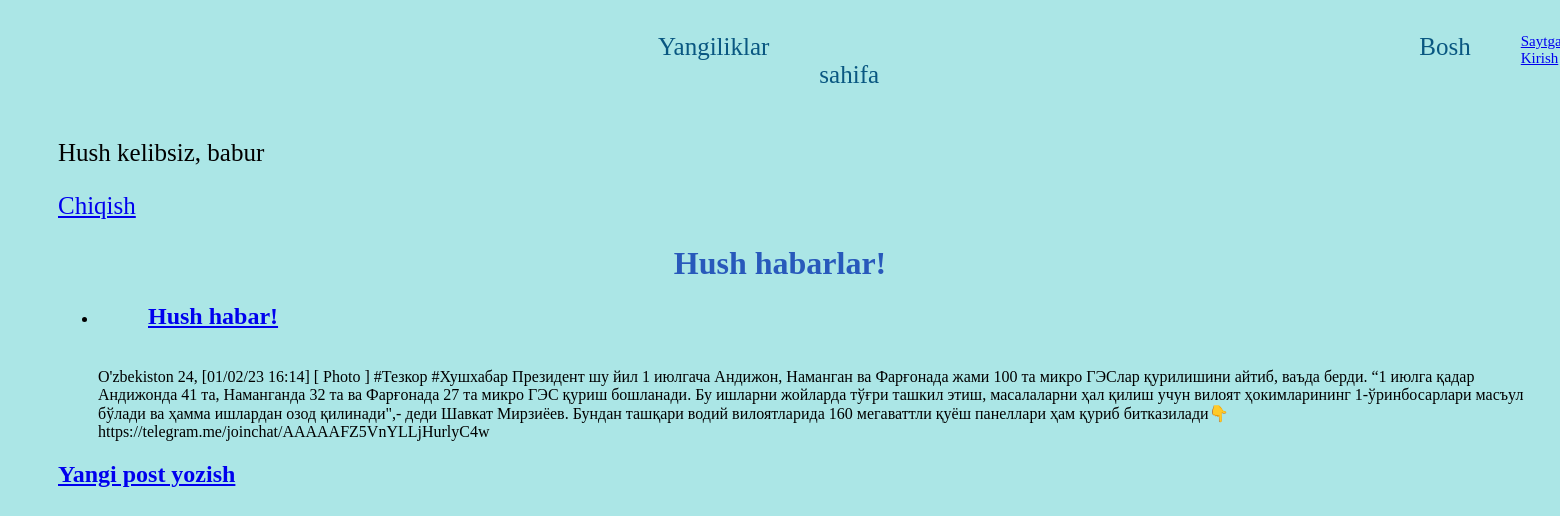
Screenshot of / (signed in) with the database file from the repository.
### project/models.py (models this page shows, shortened)
class Post(models.Model):
    title=models.CharField(max_length=150)
    text=models.TextField()

### project/views.py (the view)
# urls.py: path('',HomePageView.as_view(),name='home'),
class HomePageView(ListView):
    model=Post
    template_name='home.html'

### templates/home.html (shortened to what this page needs)
<html lang="en">
    <head>
    </head>
<body>
{% extends 'base.html' %}
{% block content %}
<h1>Hush habarlar!</h1>
<ul>
    {% for post in object_list %}
        <li><h2><a href="{% url 'post_detail' post.pk %}">{{ post.title }}</a></h2></br>{{ post.text }}</br></li>
    {% endfor %}
</ul>
{% endblock content %}

### templates/base.html (shortened to what this page needs)
{% load static %}
<html lang="en">
    <head>
    <link rel="stylesheet" href="{% static 'css/base.css' %}">
    </head>
<body>
<header>
    <div class='divs'>
<p><a href="{% url 'homes' %}" class='hrg'>Yangiliklar</a></p>
<p><a href="{% url 'home' %}" class='hrg'>Bosh sahifa</a></p>
<p>
    <a href="{% url 'login' %}" class='hrj'>Saytga Kirish</a></p>
    </div>
</header>
{% if user.is_authenticated %}
    <p>Hush kelibsiz, {{ user.username }} </p>
    <p><a href="{% url 'logout' %}">Chiqish</a></p>
{% endif %}
<div>
    {% block content %}
    {% endblock content %}
</div>
<footer>
    <h2><a href="{% url 'blog_create' %}">Yangi post yozish</a></h2>
</footer>
</body>
</html>

### static/css/base.css (style rules this page uses)
* { background-color: rgb(171, 230, 230); }
h1 { text-align: center; color: rgb(40, 89, 187); }
p { margin-left: 50px; font-size: 25; font-family: italic; }
h2 { margin-left: 50px; font-family: serif; }
li { margin-left: 50px; }
header { display: flex; }
.divs { display: flex; }
.hrg { text-decoration: none; margin-left: 600px; color: rgb(9, 87, 129); }
.hrj { font-size: 15px; }

### rows the page displays
Post: title "Hush habar!", text "O'zbekiston 24, [01/02/23 16:14] [ Photo ] #Тезкор #Хушхабар Президент шу йил 1 июлгача Андижон, Наманган ва Фарғонада жами 100 та микро ГЭСлар қурилишини айтиб, ваъда берди. “1 июлга қадар Андижонда 41 та, Наманганда 32 та ва Фарғонада 27 та микро ГЭС қуриш бошланади. Бу ишларни жойларда тўғри ташкил этиш, масалаларни ҳал қилиш учун вилоят ҳокимларининг 1-ўринбосарлари масъул бўлади ва ҳамма ишлардан озод қилинади\",- деди Шавкат Мирзиёев. Бундан ташқари водий вилоятларида 160 мегаваттли қуёш панеллари ҳам қуриб битказилади👇 https://telegram.me/joinchat/AAAAAFZ5VnYLLjHurlyC4w"

### other values shown
{{ user.username }} "babur"
